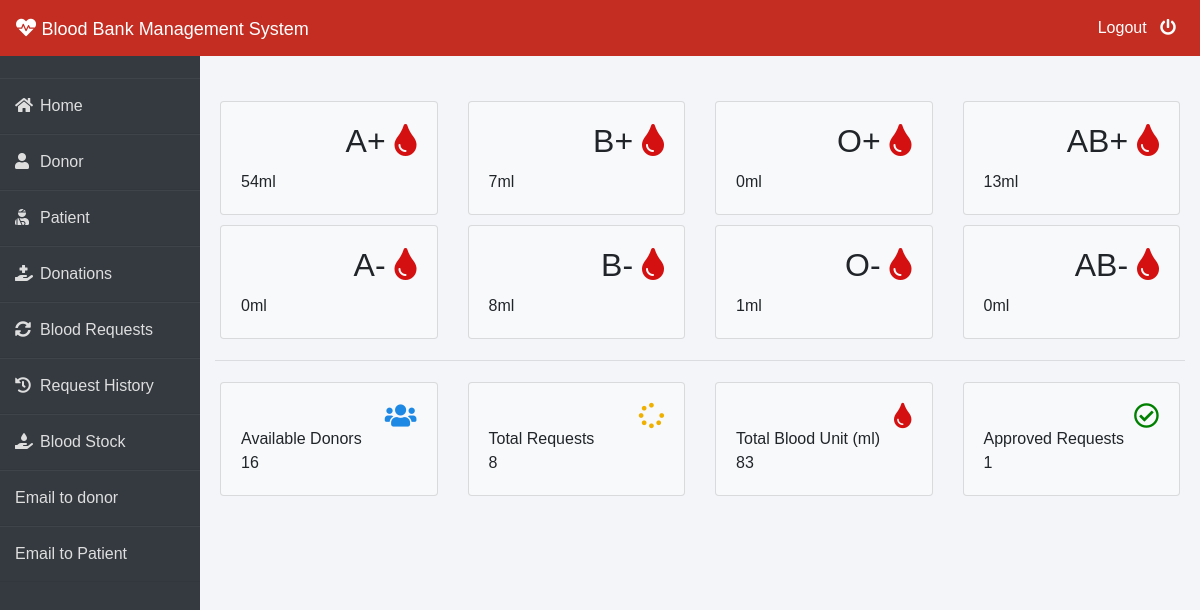
The app's page /admin-dashboard (signed in) with its own data.
### blood/models.py (models this page shows, shortened)
class Stock(models.Model):
    bloodgroup=models.CharField(max_length=10)
    unit=models.PositiveIntegerField(default=0)

### blood/views.py (the view)
# urls.py: path('admin-dashboard', views.admin_dashboard_view,name='admin-dashboard'),
@login_required(login_url='adminlogin')
def admin_dashboard_view(request):
    totalunit=models.Stock.objects.aggregate(Sum('unit'))
    dict={
        'A1':models.Stock.objects.get(bloodgroup="A+"),
        'A2':models.Stock.objects.get(bloodgroup="A-"),
        'B1':models.Stock.objects.get(bloodgroup="B+"),
        'B2':models.Stock.objects.get(bloodgroup="B-"),
        'AB1':models.Stock.objects.get(bloodgroup="AB+"),
        'AB2':models.Stock.objects.get(bloodgroup="AB-"),
        'O1':models.Stock.objects.get(bloodgroup="O+"),
        'O2':models.Stock.objects.get(bloodgroup="O-"),
        'totaldonors':dmodels.Donor.objects.all().count(),
        'totalbloodunit':totalunit['unit__sum'],
        'totalrequest':models.BloodRequest.objects.all().count(),
        'totalapprovedrequest':models.BloodRequest.objects.all().filter(status='Approved').count()
    }
    return render(request,'blood/admin_dashboard.html',context=dict)

### templates/blood/admin_dashboard.html
{% extends 'blood/adminbase.html' %}
{% block content %}
<br><br>
<div class="container">
    <div class="row">
        <div class="col-sm-3">
          <div class="card bg-light">
            <div class="card-body">
                <div class="blood">
                    <h2>A+ <i class="fas fa-tint" ></i></h2>
                </div><br><br>
                <div>
                    {{A1.unit}}ml
                </div>
            </div>
          </div>
        </div>
        <div class="col-sm-3">
            <div class="card bg-light">
                <div class="card-body">
                    <div class="blood">
                        <h2>B+ <i class="fas fa-tint"></i></h2>
                    </div><br><br>
                    <div>
                      {{B1.unit}}ml
                    </div>
                </div>
              </div>
        </div>
        <div class="col-sm-3">
            <div class="card bg-light">
                <div class="card-body">
                    <div class="blood">
                        <h2>O+ <i class="fas fa-tint"></i></h2>
                    </div><br><br>
                    <div>
                      {{O1.unit}}ml
                    </div>
                </div>
              </div>
          </div>
          <div class="col-sm-3">
            <div class="card bg-light">
                <div class="card-body">
                    <div class="blood">
                        <h2>AB+ <i class="fas fa-tint"></i></h2>
                    </div><br><br>
                    <div>
                      {{AB1.unit}}ml
                    </div>
                </div>
              </div>
          </div>
      </div>
      <div class="row">
        <div class="col-sm-3">
          <div class="card bg-light">
            <div class="card-body">
                <div class="blood">
                    <h2>A- <i class="fas fa-tint"></i></h2>
                </div><br><br>
                <div>
                  {{A2.unit}}ml
                </div>
            </div>
          </div>
        </div>
        <div class="col-sm-3">
            <div class="card bg-light">
                <div class="card-body">
                    <div class="blood">
                        <h2>B- <i class="fas fa-tint"></i></h2>
                    </div><br><br>
                    <div>
                      {{B2.unit}}ml
                    </div>
                </div>
              </div>
        </div>
        <div class="col-sm-3">
            <div class="card bg-light">
                <div class="card-body">
                    <div class="blood">
                        <h2>O- <i class="fas fa-tint"></i></h2>
                    </div><br><br>
                    <div>
                      {{O2.unit}}ml
                    </div>
                </div>
              </div>
          </div>
          <div class="col-sm-3">
            <div class="card bg-light">
                <div class="card-body">
                    <div class="blood">
                        <h2>AB- <i class="fas fa-tint"></i></h2>
                    </div><br><br>
                    <div>
                      {{AB2.unit}}ml
                    </div>
                </div>
              </div>
          </div>
      </div>
<hr>
    <div class="row">
      <div class="col-sm-3">
        <div class="card bg-light">
          <div class="card-body">
              <div class="blood">
                  <i class="fas fa-users" style="color: #1e88e5;"></i>
              </div><br>
              <div>
                  Available Donors <br>
                  {{totaldonors}}
              </div>
          </div>
        </div>
      </div>
      <div class="col-sm-3">
          <div class="card bg-light">
              <div class="card-body">
                  <div class="blood">
                      <i class="fas fa-spinner" style="color:#efb000;"></i>
                  </div><br>
                  <div>
                      Total Requests <br>
                     {{totalrequest}}
                  </div>
              </div>
            </div>
      </div>
        <div class="col-sm-3">
          <div class="card bg-light">
              <div class="card-body">
                  <div class="blood">
                      <i class="fas fa-tint xyz" style="color:#d41010;"></i>
                  </div><br>
                  <div>
                      Total Blood Unit (ml) <br>
                      {{totalbloodunit}}
                  </div>
              </div>
            </div>
        </div>
        <div class="col-sm-3">
            <div class="card bg-light">
                <div class="card-body">
                    <div class="blood">
                        <i class="far fa-check-circle" style="color:green;"></i>
                    </div><br>
                    <div>
                        Approved Requests <br>
                        {{totalapprovedrequest}}
                    </div>
                </div>
              </div>
          </div>
    </div>
</div>
{% endblock content %}

### templates/blood/adminbase.html (style rules this page uses)
.row { padding: 5px; }
.fa-tint { color: #d41010 }
.blood { float: right; }
.fa-users { color: blue; font-size: 3ex; }
.fa-spinner { color: blue; font-size: 3ex; }
.fa-check-circle { color: blue; font-size: 3ex; }
.xyz { color: blue; font-size: 3ex; }
* { margin: 0; padding: 0; box-sizing: border-box; list-style: none; text-decoration: none; font-family: 'Josefin Sans', sans-serif; }
body { background-color: #f3f5f9; }

### records on screen
Stock: unit "54"
Stock: unit "7"
Stock: unit "0"
Stock: unit "13"
Stock: unit "0"
Stock: unit "8"
Stock: unit "1"
Stock: unit "0"

### other values on screen
{{ totaldonors }} "16"
{{ totalrequest }} "8"
{{ totalbloodunit }} "83"
{{ totalapprovedrequest }} "1"
